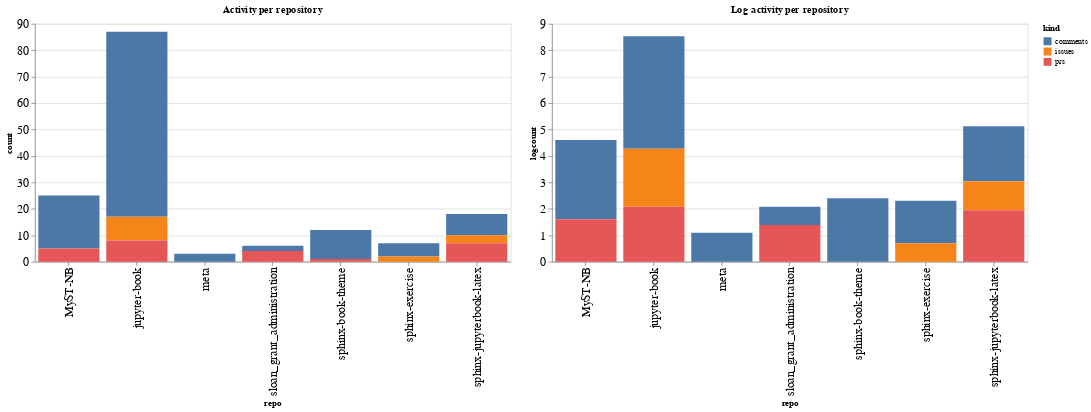

The code cell stored with this chart in its notebook:
### Code cell
ch1 = alt.Chart(repo_summaries, width=600, title="Activity per repository").mark_bar().encode(
    x='repo',
    y='count',
    color='kind',
    tooltip="kind"
)

ch2 = alt.Chart(repo_summaries, width=600, title="Log activity per repository").mark_bar().encode(
    x='repo',
    y='logcount',
    color='kind',
    tooltip="kind"
)

ch1 | ch2

### Figure 1 — Vega-Lite specification as saved in the notebook (floating-point values rounded to 4 significant figures)
{"config": {"axisLeft": {"labelFontSize": 15}, "axisBottom": {"labelFontSize": 15}}, "hconcat": [{"mark": "bar", "encoding": {"color": {"type": "nominal", "field": "kind"}, "tooltip": {"type": "nominal", "field": "kind"}, "x": {"type": "nominal", "field": "repo"}, "y": {"type": "quantitative", "field": "count"}}, "title": "Activity per repository", "width": 600}, {"mark": "bar", "encoding": {"color": {"type": "nominal", "field": "kind"}, "tooltip": {"type": "nominal", "field": "kind"}, "x": {"type": "nominal", "field": "repo"}, "y": {"type": "quantitative", "field": "logcount"}}, "title": "Log activity per repository", "width": 600}], "data": {"name": "data-6759e203230b5e2f820db33b3fb30263"}, "$schema": "https://vega.github.io/schema/vega-lite/v4.8.1.json", "datasets": {"data-6759e203230b5e2f820db33b3fb30263": [{"repo": "MyST-NB", "kind": "comments", "count": 20, "logcount": 2.996}, {"repo": "MyST-NB", "kind": "prs", "count": 5, "logcount": 1.609}, {"repo": "jupyter-book", "kind": "comments", "count": 70, "logcount": 4.248}, {"repo": "jupyter-book", "kind": "issues", "count": 9, "logcount": 2.197}, {"repo": "jupyter-book", "kind": "prs", "count": 8, "logcount": 2.079}, {"repo": "meta", "kind": "comments", "count": 3, "logcount": 1.099}, {"repo": "sloan_grant_administration", "kind": "comments", "count": 2, "logcount": 0.6931}, {"repo": "sloan_grant_administration", "kind": "prs", "count": 4, "logcount": 1.386}, {"repo": "sphinx-book-theme", "kind": "comments", "count": 11, "logcount": 2.398}, {"repo": "sphinx-book-theme", "kind": "prs", "count": 1, "logcount": 0.0}, {"repo": "sphinx-exercise", "kind": "comments", "count": 5, "logcount": 1.609}, {"repo": "sphinx-exercise", "kind": "issues", "count": 2, "logcount": 0.6931}, {"repo": "sphinx-jupyterbook-latex", "kind": "comments", "count": 8, "logcount": 2.079}, {"repo": "sphinx-jupyterbook-latex", "kind": "issues", "count": 3, "logcount": 1.099}, {"repo": "sphinx-jupyterbook-latex", "kind": "prs", "count": 7, "logcount": 1.946}]}}
